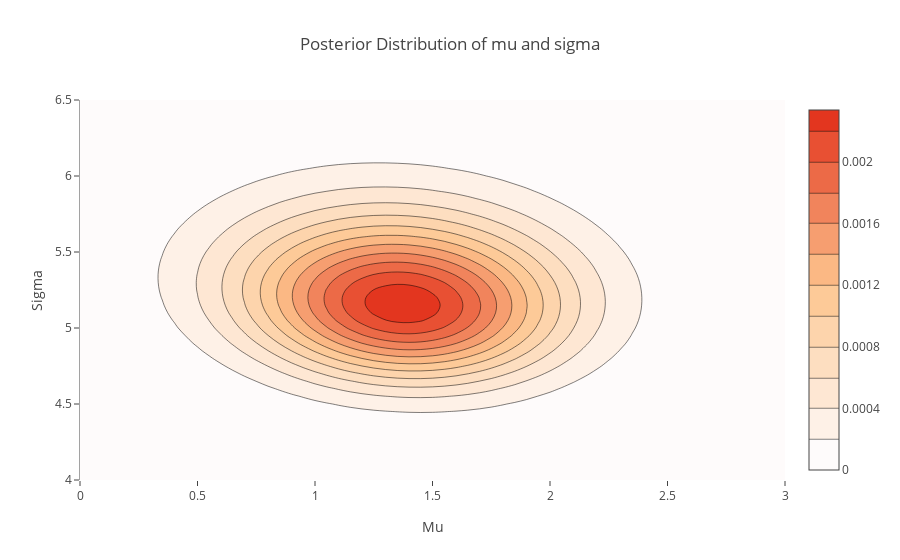

The notebook cell this image was saved under:
### Code cell
import plotly
import plotly.graph_objs as go
plotly.offline.init_notebook_mode(connected=True)

data = [go.Contour(z=z, 
                   x=grid_mu, 
                   y=grid_sigma, 
                   colorscale=[[0, 'rgb(254,251,251)'], [0.5, 'rgb(253, 197, 142)'], [1,'rgb(227,54,31)']])]

layout = go.Layout(title='Posterior Distribution of mu and sigma', 
                   xaxis=dict(range=[0,3], title='Mu'), 
                   yaxis=dict(range=[4,6.5], title='Sigma'), 
                   showlegend=False)

fig = go.Figure(data=data, layout=layout)
plotly.offline.iplot(fig)

### Figure 1 — Plotly figure (JSON) as saved in the notebook; plotly's stock layout.template omitted (floating-point values rounded to 4 significant figures; data arrays with more than 128 entries replaced by an {"elided": "..."} marker saying what was removed)
{"data": [{"colorscale": [[0, "rgb(254,251,251)"], [0.5, "rgb(253, 197, 142)"], [1, "rgb(227,54,31)"]], "type": "contour", "x": {"elided": "200 float values"}, "y": {"elided": "198 float values"}, "z": {"elided": "198x200 float values"}}], "layout": {"showlegend": false, "title": "Posterior Distribution of mu and sigma", "xaxis": {"range": [0, 3], "title": "Mu"}, "yaxis": {"range": [4, 6.5], "title": "Sigma"}}}
